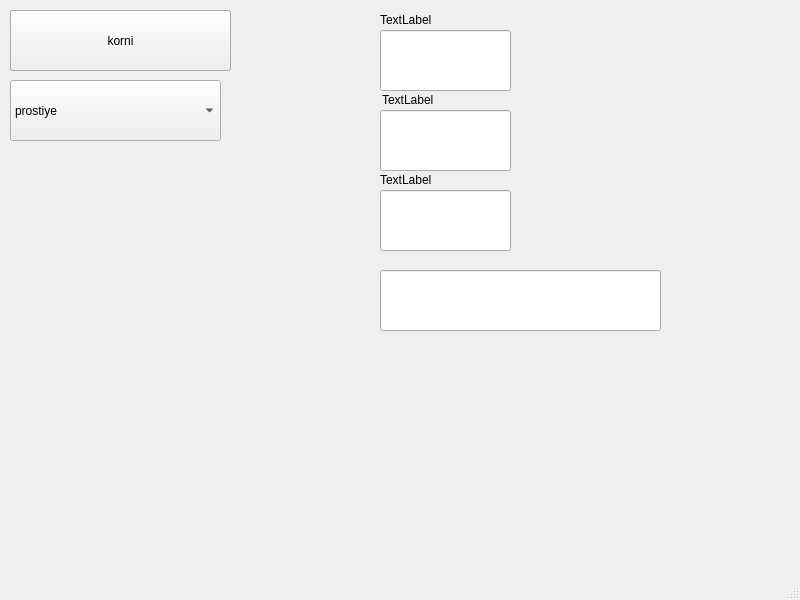
<?xml version="1.0" encoding="UTF-8"?>
<ui version="4.0">
 <class>MainWindow</class>
 <widget class="QMainWindow" name="MainWindow">
  <property name="geometry">
   <rect>
    <x>0</x>
    <y>0</y>
    <width>800</width>
    <height>600</height>
   </rect>
  </property>
  <property name="windowTitle">
   <string>MainWindow</string>
  </property>
  <widget class="QWidget" name="centralwidget">
   <widget class="QLineEdit" name="lineEdit">
    <property name="geometry">
     <rect>
      <x>380</x>
      <y>30</y>
      <width>131</width>
      <height>61</height>
     </rect>
    </property>
    <property name="text">
     <string/>
    </property>
   </widget>
   <widget class="QPushButton" name="pushButton">
    <property name="geometry">
     <rect>
      <x>10</x>
      <y>10</y>
      <width>221</width>
      <height>61</height>
     </rect>
    </property>
    <property name="text">
     <string>prost</string>
    </property>
   </widget>
   <widget class="QLineEdit" name="lineEdit_2">
    <property name="geometry">
     <rect>
      <x>380</x>
      <y>110</y>
      <width>131</width>
      <height>61</height>
     </rect>
    </property>
   </widget>
   <widget class="QLineEdit" name="lineEdit_3">
    <property name="geometry">
     <rect>
      <x>380</x>
      <y>190</y>
      <width>131</width>
      <height>61</height>
     </rect>
    </property>
   </widget>
   <widget class="QLineEdit" name="lineEdit_4">
    <property name="geometry">
     <rect>
      <x>380</x>
      <y>270</y>
      <width>281</width>
      <height>61</height>
     </rect>
    </property>
   </widget>
   <widget class="QPushButton" name="pushButton_2">
    <property name="geometry">
     <rect>
      <x>10</x>
      <y>10</y>
      <width>221</width>
      <height>61</height>
     </rect>
    </property>
    <property name="text">
     <string>sinus</string>
    </property>
   </widget>
   <widget class="QPushButton" name="pushButton_3">
    <property name="geometry">
     <rect>
      <x>10</x>
      <y>10</y>
      <width>221</width>
      <height>61</height>
     </rect>
    </property>
    <property name="text">
     <string>korni</string>
    </property>
   </widget>
   <widget class="QComboBox" name="comboBox">
    <property name="geometry">
     <rect>
      <x>10</x>
      <y>80</y>
      <width>211</width>
      <height>61</height>
     </rect>
    </property>
    <item>
     <property name="text">
      <string>prostiye</string>
     </property>
    </item>
    <item>
     <property name="text">
      <string>sinus</string>
     </property>
    </item>
    <item>
     <property name="text">
      <string>korni</string>
     </property>
    </item>
   </widget>
   <widget class="QLabel" name="label">
    <property name="geometry">
     <rect>
      <x>380</x>
      <y>10</y>
      <width>131</width>
      <height>20</height>
     </rect>
    </property>
    <property name="layoutDirection">
     <enum>Qt::LeftToRight</enum>
    </property>
    <property name="text">
     <string>TextLabel</string>
    </property>
   </widget>
   <widget class="QLabel" name="label_2">
    <property name="geometry">
     <rect>
      <x>382</x>
      <y>90</y>
      <width>131</width>
      <height>20</height>
     </rect>
    </property>
    <property name="text">
     <string>TextLabel</string>
    </property>
   </widget>
   <widget class="QLabel" name="label_3">
    <property name="geometry">
     <rect>
      <x>380</x>
      <y>170</y>
      <width>131</width>
      <height>20</height>
     </rect>
    </property>
    <property name="text">
     <string>TextLabel</string>
    </property>
   </widget>
  </widget>
  <widget class="QMenuBar" name="menubar">
   <property name="geometry">
    <rect>
     <x>0</x>
     <y>0</y>
     <width>800</width>
     <height>26</height>
    </rect>
   </property>
  </widget>
  <widget class="QStatusBar" name="statusbar"/>
 </widget>
 <resources/>
 <connections/>
</ui>
